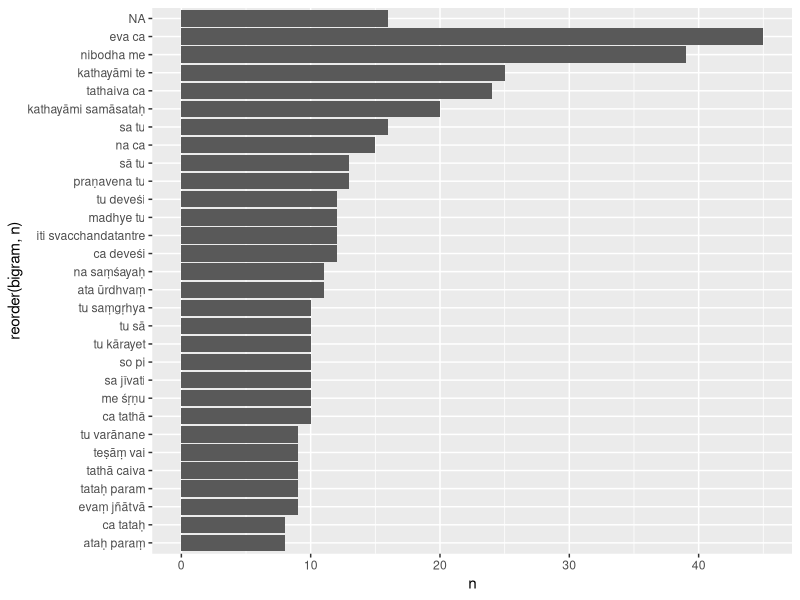
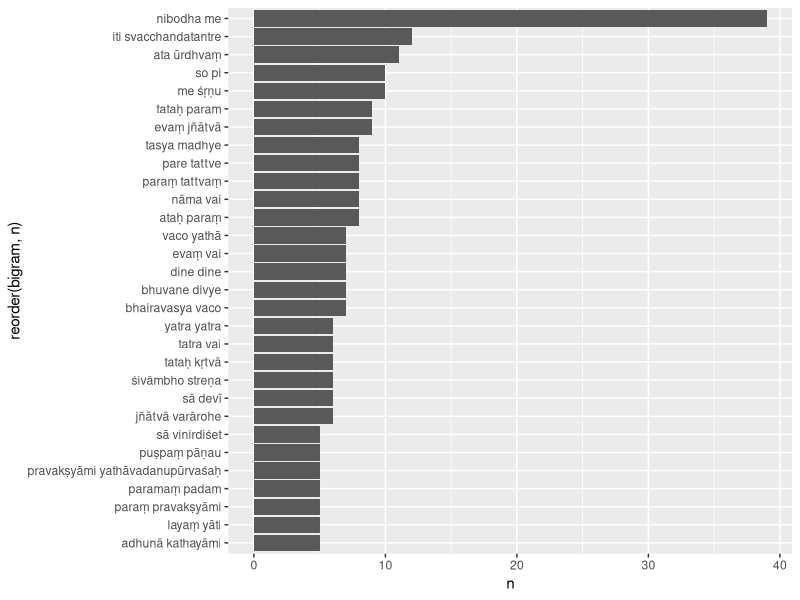

Here is the R script that generated these plots, in order: (Note: this script raises an error after producing the figures.)
## ---- chunk 1
library(tidyverse)
library(tidytext)
library(readxl)
## ---- chunk 2
text_data = read_excel("data/gretil_example.xlsx")
## ---- chunk 3
text_bigrams <- text_data |> 
 unnest_tokens(bigram, value, token = "ngrams", n = 2)
## ---- chunk 4
text_bigrams
## ---- chunk 5
bigram_counts <- text_bigrams |> 
  count(bigram, sort = TRUE)
## ---- chunk 6
bigram_counts
## ---- chunk 7
bigram_counts |> 
  slice(1:30) |> 
  ggplot() +
    geom_col(aes(x = reorder(bigram,n), n)) +
    coord_flip()
## ---- chunk 8
relevant_bigram_counts <- bigram_counts |> 
  filter(!is.na(bigram)) |> 
  filter(!str_detect(bigram, "tu|ca|na|te|sa"))
## ---- chunk 9
relevant_bigram_counts
## ---- chunk 10
relevant_bigram_counts |> 
  slice(1:30) |> 
  ggplot() +
    geom_col(aes(x = reorder(bigram,n), n)) +
    coord_flip()
## ---- chunk 11
relevant_bigram_counts |> 
  wordcloud2()
